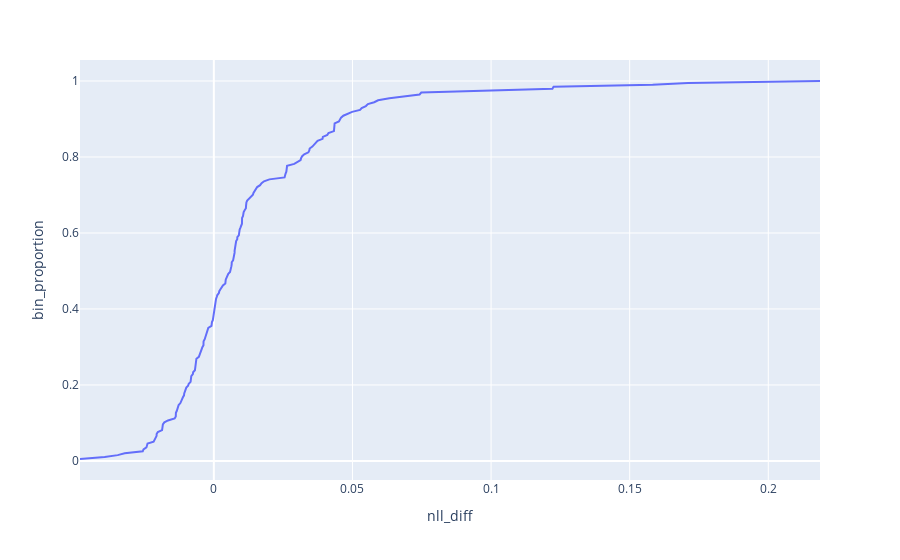

Source (notebook cell):
### Code cell
cdf = df.merge(_filter[key_cols]).copy()
cdf['bins'] = 1
cdf = cdf.sort_values('nll_diff', ascending=True)
cdf['bins'] = cdf['bins'].cumsum()
cdf['bin_proportion'] = cdf['bins'] / cdf['bins'].max()

px.line(cdf, x='nll_diff', y='bin_proportion')

### Figure 1 — Plotly figure (JSON) as saved in the notebook; plotly's stock layout.template omitted (floating-point values rounded to 4 significant figures; data arrays with more than 128 entries replaced by an {"elided": "..."} marker saying what was removed)
{"data": [{"hovertemplate": "nll_diff=%{x}<br>bin_proportion=%{y}<extra></extra>", "legendgroup": "", "line": {"color": "#636efa", "dash": "solid"}, "marker": {"symbol": "circle"}, "mode": "lines", "name": "", "orientation": "v", "showlegend": false, "type": "scatter", "x": {"elided": "197 float values"}, "xaxis": "x", "y": {"elided": "197 float values"}, "yaxis": "y"}], "layout": {"legend": {"tracegroupgap": 0}, "margin": {"t": 60}, "xaxis": {"anchor": "y", "domain": [0, 1], "title": {"text": "nll_diff"}}, "yaxis": {"anchor": "x", "domain": [0, 1], "title": {"text": "bin_proportion"}}}}
